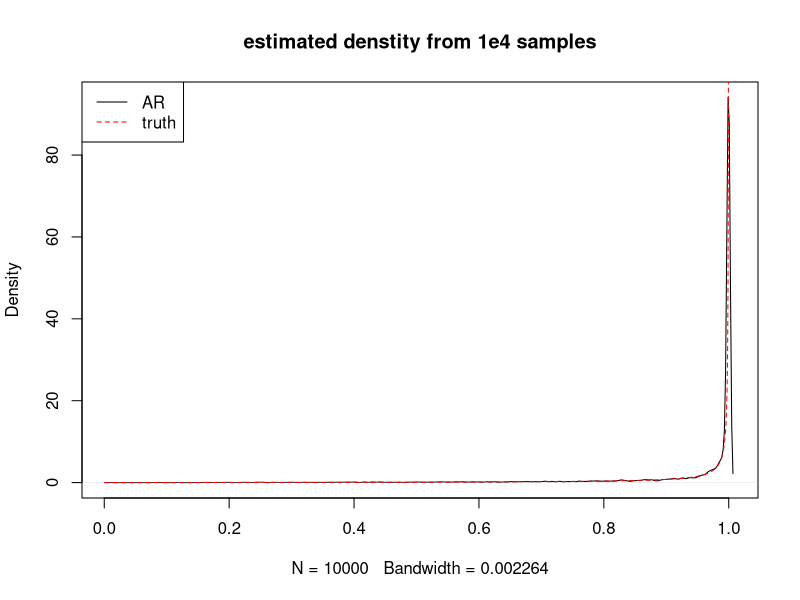
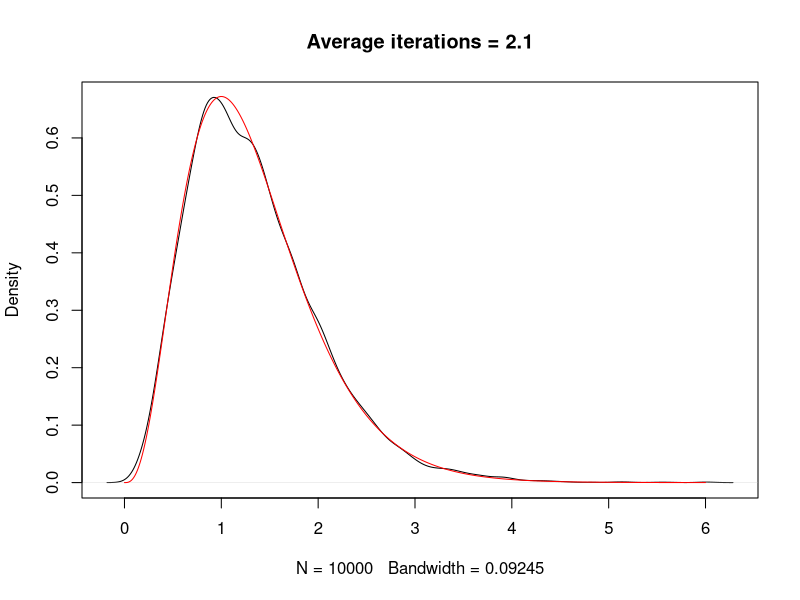
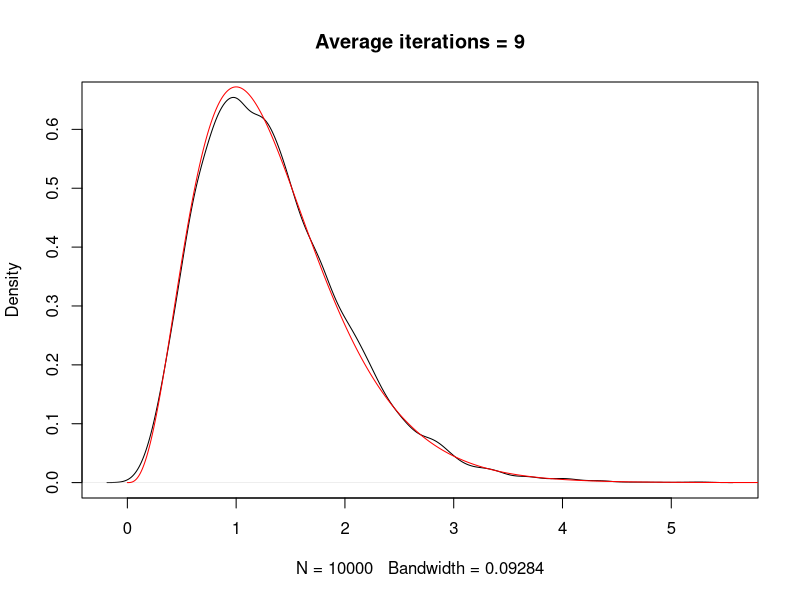

The R source for these figures, in order:
## 1 - Beta(2, .1)
beta_ar <- function(a = 2, b = 0.1)
{
  ## proposal = b*(1 - x)^(b - 1)
  c <- gamma(a + b)/(gamma(a) * gamma(b) * b)
  itr <- 0
  foo <- 0

  while(foo == 0)
  {
    itr <- itr + 1
    u <- runif(1)
    temp <- (1/ b) * log(u)
    y <- 1 - exp(temp)
    
    ratio <- exp((a - 1)*log(y))
    v <- runif(1)
    if(v <= ratio)
    {
      foo <- 1
      return(c(y, itr))
    }
  }
  
}
N <- 1e4
samp <- numeric(N)
counts <- numeric(N)
for(i in 1:N)
{
  rep <- beta_ar()
  samp[i] = rep[1]
  counts[i] = rep[2]
}


x <- seq(0, 1, length = 5000)
plot(density(samp), main = "estimated denstity from 1e4 samples")
lines(x, dbeta(x, 2, 0.1), col = "red", lty = 2)
legend("topleft", lty = 1: 2, col = c("black", "red"), legend = c("AR", "truth"))


## Answer 2

gamma_ar <- function(a = 4, b = 3, l = 3/ 4)
{
  ## proposal = exp(l)
  x.max <- (a - 1)/ (b - l)
  c <- dgamma(x.max, a, b)/ dexp(x.max, l)
  
  acc <- 0
  itr <- 0
  while(acc == 0)
  {
    itr <- itr + 1
    u <- runif(1)
    prop <- (-1/ l)*log(u)
    log.ratio <- dgamma(prop, a, b, log = TRUE) - log(c) - dexp(prop, l, log = TRUE)
    v <- runif(1)
    if(log(v) <= log.ratio)
    {
      acc <- 1
      return(c(prop, itr))
    }
  }
}

N <- 1e4
samp <- numeric(N)
counts <- numeric(N)
for(i in 1:N)
{
  rep <- gamma_ar()
  samp[i] <- rep[1]
  counts[i] <- rep[2]
}
mean(counts)

plot(density(samp), ylab = "Density", main = "Average iterations = 2.1")
x <- seq(0, 6, length = 1e3)
lines(x, dgamma(x, 4, 3), col = "red")


## for lambda = 2
N<- 1e4
samp <-numeric(N)
counts <- numeric(N)
for(i in 1:N)
{
  rep <- gamma_ar(4,3,l = 2)
  samp[i] <- rep[1]
  counts[i] <- rep[2]
}
mean(counts)

plot(density(samp), ylab=  "Density", main = "Average iterations = 9")
x <- seq(0, 6, length = 1e3)
lines(x , dgamma(x , 4, 3), col=  "red")


## answer 3

## for N(0, 1) <- cauchy proposal 
## solution pdf